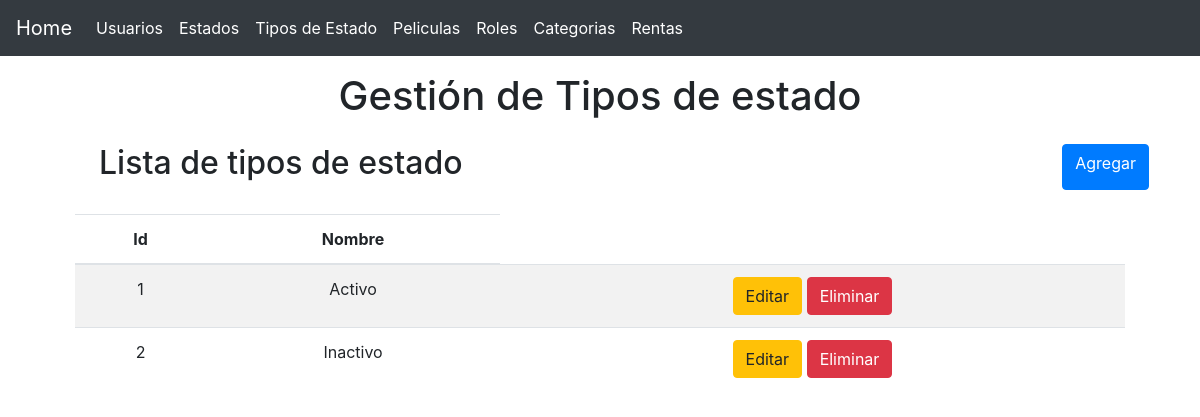
The page /?controller=Typestatus on the database its author committed.
### tables this page shows
CREATE TABLE `type_statuses` (
  `id` int(11) NOT NULL,
  `name` varchar(45) NOT NULL
);

### controllers/TypeStatusController.php (called while the page is built, shortened)
<?php
require 'models/TypeStatus.php';
class TypeStatusController
{
    private $TypestatusModel;
    public function __construct()
    {
        $this ->TypestatusModel = new TypeStatus;
    }
    public function index()
    {
        require 'views/layout.php';
        $TypeStatuses= $this ->TypestatusModel -> getAll();
        require 'views/TypeStatus/list.php';
    }
}

### models/TypeStatus.php (called while the page is built, shortened)
<?php
class TypeStatus
{
    public function __construct()
    {
        try {
            $this->pdo = new Database;
        } catch (PDOException $e) {
            die($e->getMessage());
        }
    }
    public function getAll()
    {
        try {
            $strSql = "SELECT * FROM type_statuses";
            $query = $this->pdo->select($strSql);
            return $query;
        } catch (PDOException $e) {
            die($e->getMessage());
        }
    }
}

### providers/Database.php (called while the page is built, shortened)
<?php
class Database extends PDO
{
    public function select($strSql, $arrayData = array(), $fetchMode = PDO::FETCH_OBJ)
    {
    	$query = $this->prepare($strSql);
    	if( !$query->execute() ) {
    		echo "Error, la consulta no se realizó";
    	} else {
    		return $query->fetchAll($fetchMode);
    	}
    }
}

### views/TypeStatus/list.php (the view)
<main class="container">
	<section class="col-md-12 text-center">
		<div class="mt-3">
			<h1>Gestión de Tipos de estado</h1>
		</div>
		<div class="col-md-12 m-4 d-flex justify-content-between">
			<h2>Lista de tipos de estado</h2>
			<a href="?controller=TypeStatus&method=add" class="btn btn-primary">Agregar</a>
		</div>
		<section class="col-md-12 flex-nowrap table-responsive">
			<table class="table table-striped table-hover">
				<thead>
					<tr>
						<th>Id</th>
						<th>Nombre</th>
					</tr>
				</thead>
				<tbody>
					<?php foreach($TypeStatuses as $TypeStatus): ?>
						<tr>
							<td><?php echo $TypeStatus->id ?></td>
							<td><?php echo $TypeStatus->name ?></td>
							<td>
								<a href="?controller=TypeStatus&method=edit&id=<?php echo $TypeStatus->id?>" class="btn btn-warning" title="Editar Tipo Estado">Editar</a>
								<a href="?controller=TypeStatus&method=delete&id=<?php echo $TypeStatus->id?>" class="btn btn-danger" title="Eliminar Tipo Estado">Eliminar</a>
							</td>
						</tr>
					<?php endforeach ?>
				</tbody>
			</table>
		</section>
	</section>
</main>

### rows shown on the page
type_statuses: id "1", name "Activo"
type_statuses: id "2", name "Inactivo"
